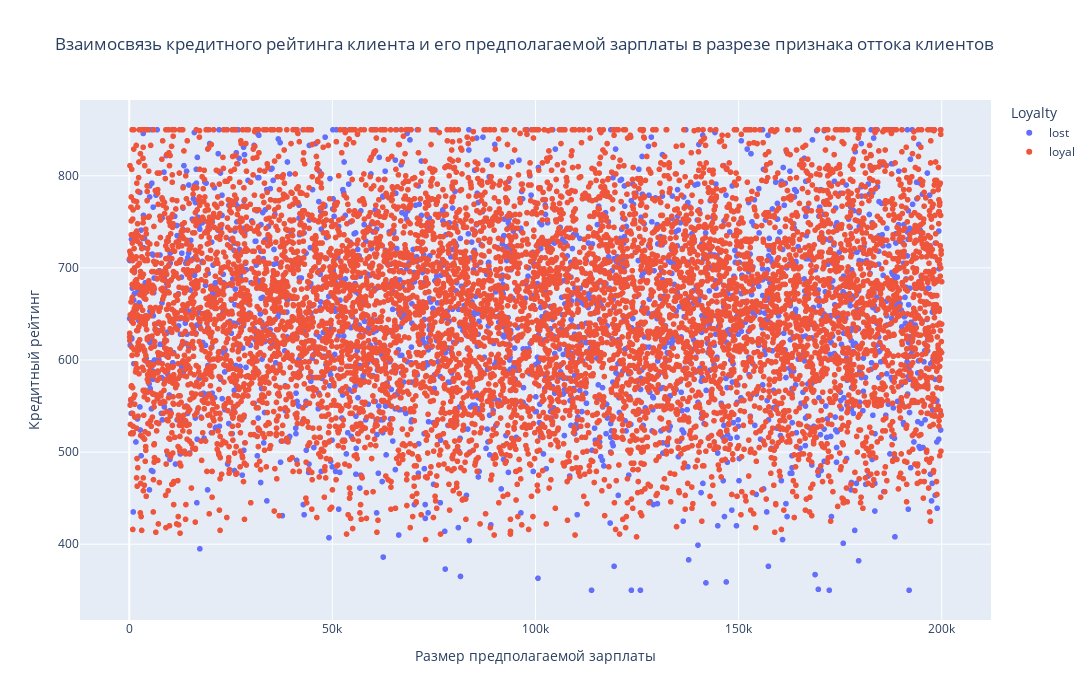

This figure's notebook cell:
### Markdown cell above
### <center>9.5. Постройте график, который показывает взаимосвязь кредитного рейтинга клиента и его предполагаемой зарплаты. Добавьте расцветку по признаку оттока клиентов. Какова взаимосвязь между признаками?

### Code cell
# Построим диаграмму рассеяния в Plotly
# задаём имена значениям
copied_df['Loyalty'] = copied_df['Exited'].apply(lambda x: 'loyal' if x==0 else 'lost')
# строим график
fig = px.scatter(
    data_frame = copied_df, #датафрейм
    x='EstimatedSalary', #ось абсцисс
    y='CreditScore', #ось ординат
    color='Loyalty', #расцветка в зависимости от статуса клиента
    width=1100,
    height=700, 
    title='Взаимосвязь кредитного рейтинга клиента и его предполагаемой зарплаты в разрезе признака оттока клиентов'
)
fig.layout.xaxis.title.text = 'Размер предполагаемой зарплаты'
fig.layout.yaxis.title.text = 'Кредитный рейтинг'
fig.show()
fig.write_html("plotly/churn_credit.html")
fig.write_image("plotly/churn_credit.png")

### Figure 1 — Plotly figure (JSON) as saved in the notebook; plotly's stock layout.template omitted (floating-point values rounded to 4 significant figures; data arrays with more than 128 entries replaced by an {"elided": "..."} marker saying what was removed)
{"data": [{"hovertemplate": "Loyalty=lost<br>EstimatedSalary=%{x}<br>CreditScore=%{y}<extra></extra>", "legendgroup": "lost", "marker": {"color": "#636efa", "symbol": "circle"}, "mode": "markers", "name": "lost", "showlegend": true, "type": "scattergl", "x": {"elided": "2037 float values"}, "xaxis": "x", "y": {"elided": "2037 int values"}, "yaxis": "y"}, {"hovertemplate": "Loyalty=loyal<br>EstimatedSalary=%{x}<br>CreditScore=%{y}<extra></extra>", "legendgroup": "loyal", "marker": {"color": "#EF553B", "symbol": "circle"}, "mode": "markers", "name": "loyal", "showlegend": true, "type": "scattergl", "x": {"elided": "7963 float values"}, "xaxis": "x", "y": {"elided": "7963 int values"}, "yaxis": "y"}], "layout": {"height": 700, "legend": {"title": {"text": "Loyalty"}, "tracegroupgap": 0}, "title": {"text": "Взаимосвязь кредитного рейтинга клиента и его предполагаемой зарплаты в разрезе признака оттока клиентов"}, "width": 1100, "xaxis": {"anchor": "y", "domain": [0, 1], "title": {"text": "Размер предполагаемой зарплаты"}}, "yaxis": {"anchor": "x", "domain": [0, 1], "title": {"text": "Кредитный рейтинг"}}}}
